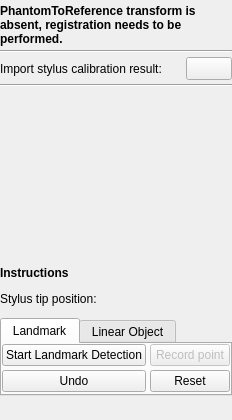
<?xml version="1.0" encoding="UTF-8"?>
<ui version="4.0">
 <class>PhantomRegistrationToolbox</class>
 <widget class="QWidget" name="PhantomRegistrationToolbox">
  <property name="geometry">
   <rect>
    <x>0</x>
    <y>0</y>
    <width>230</width>
    <height>420</height>
   </rect>
  </property>
  <property name="windowTitle">
   <string>Phantom registration</string>
  </property>
  <layout class="QVBoxLayout" name="verticalLayout">
   <property name="spacing">
    <number>4</number>
   </property>
   <property name="leftMargin">
    <number>0</number>
   </property>
   <property name="topMargin">
    <number>4</number>
   </property>
   <property name="rightMargin">
    <number>0</number>
   </property>
   <property name="bottomMargin">
    <number>4</number>
   </property>
   <item>
    <widget class="QLabel" name="label_State">
     <property name="font">
      <font>
       <weight>75</weight>
       <bold>true</bold>
      </font>
     </property>
     <property name="text">
      <string>PhantomToReference transform is absent, registration needs to be performed.</string>
     </property>
     <property name="wordWrap">
      <bool>true</bool>
     </property>
    </widget>
   </item>
   <item>
    <widget class="Line" name="line_3">
     <property name="orientation">
      <enum>Qt::Horizontal</enum>
     </property>
    </widget>
   </item>
   <item>
    <layout class="QHBoxLayout" name="gridLayout_Import">
     <item>
      <widget class="QLabel" name="label_StylusCalibration">
       <property name="sizePolicy">
        <sizepolicy hsizetype="Preferred" vsizetype="Preferred">
         <horstretch>8</horstretch>
         <verstretch>0</verstretch>
        </sizepolicy>
       </property>
       <property name="text">
        <string>Import stylus calibration result:</string>
       </property>
      </widget>
     </item>
     <item>
      <widget class="QPushButton" name="pushButton_OpenStylusCalibration">
       <property name="sizePolicy">
        <sizepolicy hsizetype="Minimum" vsizetype="Fixed">
         <horstretch>2</horstretch>
         <verstretch>0</verstretch>
        </sizepolicy>
       </property>
       <property name="minimumSize">
        <size>
         <width>23</width>
         <height>23</height>
        </size>
       </property>
       <property name="focusPolicy">
        <enum>Qt::NoFocus</enum>
       </property>
       <property name="text">
        <string/>
       </property>
       <property name="icon">
        <iconset resource="../fCal.qrc">
         <normaloff>:/icons/Resources/icon_Import.png</normaloff>:/icons/Resources/icon_Import.png</iconset>
       </property>
       <property name="iconSize">
        <size>
         <width>16</width>
         <height>16</height>
        </size>
       </property>
      </widget>
     </item>
    </layout>
   </item>
   <item>
    <widget class="Line" name="line">
     <property name="orientation">
      <enum>Qt::Horizontal</enum>
     </property>
    </widget>
   </item>
   <item>
    <widget class="QVTKWidget" name="canvasPhantom" native="true">
     <property name="minimumSize">
      <size>
       <width>218</width>
       <height>156</height>
      </size>
     </property>
     <property name="sizeIncrement">
      <size>
       <width>4</width>
       <height>3</height>
      </size>
     </property>
    </widget>
   </item>
   <item>
    <widget class="Line" name="line_2">
     <property name="sizePolicy">
      <sizepolicy hsizetype="Fixed" vsizetype="Fixed">
       <horstretch>0</horstretch>
       <verstretch>0</verstretch>
      </sizepolicy>
     </property>
     <property name="orientation">
      <enum>Qt::Horizontal</enum>
     </property>
    </widget>
   </item>
   <item>
    <spacer name="verticalSpacer_3">
     <property name="orientation">
      <enum>Qt::Vertical</enum>
     </property>
     <property name="sizeType">
      <enum>QSizePolicy::Fixed</enum>
     </property>
     <property name="sizeHint" stdset="0">
      <size>
       <width>20</width>
       <height>8</height>
      </size>
     </property>
    </spacer>
   </item>
   <item>
    <widget class="QLabel" name="label_Instructions">
     <property name="font">
      <font>
       <weight>75</weight>
       <bold>true</bold>
      </font>
     </property>
     <property name="text">
      <string>Instructions</string>
     </property>
     <property name="wordWrap">
      <bool>true</bool>
     </property>
    </widget>
   </item>
   <item>
    <spacer name="verticalSpacer_4">
     <property name="orientation">
      <enum>Qt::Vertical</enum>
     </property>
     <property name="sizeType">
      <enum>QSizePolicy::Fixed</enum>
     </property>
     <property name="sizeHint" stdset="0">
      <size>
       <width>20</width>
       <height>8</height>
      </size>
     </property>
    </spacer>
   </item>
   <item>
    <widget class="QLabel" name="label_StylusPositionText">
     <property name="text">
      <string>Stylus tip position:</string>
     </property>
    </widget>
   </item>
   <item>
    <spacer name="verticalSpacer">
     <property name="orientation">
      <enum>Qt::Vertical</enum>
     </property>
     <property name="sizeType">
      <enum>QSizePolicy::Fixed</enum>
     </property>
     <property name="sizeHint" stdset="0">
      <size>
       <width>20</width>
       <height>8</height>
      </size>
     </property>
    </spacer>
   </item>
   <item>
    <widget class="QTabWidget" name="tabWidget">
     <property name="currentIndex">
      <number>0</number>
     </property>
     <widget class="QWidget" name="tab_Landmark">
      <attribute name="title">
       <string>Landmark</string>
      </attribute>
      <layout class="QGridLayout" name="gridLayout">
       <property name="leftMargin">
        <number>0</number>
       </property>
       <property name="topMargin">
        <number>0</number>
       </property>
       <property name="rightMargin">
        <number>0</number>
       </property>
       <property name="bottomMargin">
        <number>0</number>
       </property>
       <item row="0" column="1">
        <widget class="QPushButton" name="pushButton_StartStop_LandmarkDetection">
         <property name="text">
          <string>Start Landmark Detection</string>
         </property>
        </widget>
       </item>
       <item row="1" column="3">
        <widget class="QPushButton" name="pushButton_Landmark_Reset">
         <property name="text">
          <string>Reset</string>
         </property>
        </widget>
       </item>
       <item row="1" column="1">
        <widget class="QPushButton" name="pushButton_Undo">
         <property name="text">
          <string>Undo</string>
         </property>
        </widget>
       </item>
       <item row="0" column="3">
        <widget class="QPushButton" name="pushButton_RecordPoint">
         <property name="enabled">
          <bool>false</bool>
         </property>
         <property name="text">
          <string>Record point</string>
         </property>
        </widget>
       </item>
       <item row="0" column="2">
        <spacer name="horizontalSpacer_4">
         <property name="orientation">
          <enum>Qt::Horizontal</enum>
         </property>
         <property name="sizeHint" stdset="0">
          <size>
           <width>40</width>
           <height>20</height>
          </size>
         </property>
        </spacer>
       </item>
       <item row="1" column="2">
        <spacer name="horizontalSpacer_5">
         <property name="orientation">
          <enum>Qt::Horizontal</enum>
         </property>
         <property name="sizeHint" stdset="0">
          <size>
           <width>40</width>
           <height>20</height>
          </size>
         </property>
        </spacer>
       </item>
       <item row="0" column="4">
        <spacer name="horizontalSpacer_6">
         <property name="orientation">
          <enum>Qt::Horizontal</enum>
         </property>
         <property name="sizeHint" stdset="0">
          <size>
           <width>40</width>
           <height>20</height>
          </size>
         </property>
        </spacer>
       </item>
       <item row="1" column="4">
        <spacer name="horizontalSpacer_7">
         <property name="orientation">
          <enum>Qt::Horizontal</enum>
         </property>
         <property name="sizeHint" stdset="0">
          <size>
           <width>40</width>
           <height>20</height>
          </size>
         </property>
        </spacer>
       </item>
       <item row="0" column="0">
        <spacer name="horizontalSpacer_8">
         <property name="orientation">
          <enum>Qt::Horizontal</enum>
         </property>
         <property name="sizeHint" stdset="0">
          <size>
           <width>40</width>
           <height>20</height>
          </size>
         </property>
        </spacer>
       </item>
       <item row="1" column="0">
        <spacer name="horizontalSpacer_9">
         <property name="orientation">
          <enum>Qt::Horizontal</enum>
         </property>
         <property name="sizeHint" stdset="0">
          <size>
           <width>40</width>
           <height>20</height>
          </size>
         </property>
        </spacer>
       </item>
      </layout>
     </widget>
     <widget class="QWidget" name="tab_LinearObject">
      <attribute name="title">
       <string>Linear Object</string>
      </attribute>
      <layout class="QGridLayout" name="gridLayout_2">
       <property name="leftMargin">
        <number>0</number>
       </property>
       <property name="topMargin">
        <number>0</number>
       </property>
       <property name="rightMargin">
        <number>0</number>
       </property>
       <property name="bottomMargin">
        <number>0</number>
       </property>
       <item row="0" column="2">
        <spacer name="horizontalSpacer">
         <property name="orientation">
          <enum>Qt::Horizontal</enum>
         </property>
         <property name="sizeHint" stdset="0">
          <size>
           <width>40</width>
           <height>20</height>
          </size>
         </property>
        </spacer>
       </item>
       <item row="0" column="0">
        <spacer name="horizontalSpacer_2">
         <property name="orientation">
          <enum>Qt::Horizontal</enum>
         </property>
         <property name="sizeHint" stdset="0">
          <size>
           <width>40</width>
           <height>20</height>
          </size>
         </property>
        </spacer>
       </item>
       <item row="0" column="1">
        <widget class="QPushButton" name="pushButton_StartStop">
         <property name="text">
          <string>Start</string>
         </property>
        </widget>
       </item>
       <item row="0" column="3">
        <widget class="QPushButton" name="pushButton_LinearObject_Reset">
         <property name="text">
          <string>Reset</string>
         </property>
        </widget>
       </item>
       <item row="0" column="4">
        <spacer name="horizontalSpacer_3">
         <property name="orientation">
          <enum>Qt::Horizontal</enum>
         </property>
         <property name="sizeHint" stdset="0">
          <size>
           <width>40</width>
           <height>20</height>
          </size>
         </property>
        </spacer>
       </item>
      </layout>
     </widget>
    </widget>
   </item>
   <item>
    <spacer name="verticalSpacer_2">
     <property name="orientation">
      <enum>Qt::Vertical</enum>
     </property>
     <property name="sizeHint" stdset="0">
      <size>
       <width>20</width>
       <height>4</height>
      </size>
     </property>
    </spacer>
   </item>
  </layout>
 </widget>
 <layoutdefault spacing="4" margin="4"/>
 <customwidgets>
  <customwidget>
   <class>QVTKWidget</class>
   <extends>QWidget</extends>
   <header location="global">QVTKWidget.h</header>
  </customwidget>
 </customwidgets>
 <resources>
  <include location="../fCal.qrc"/>
 </resources>
 <connections/>
</ui>
